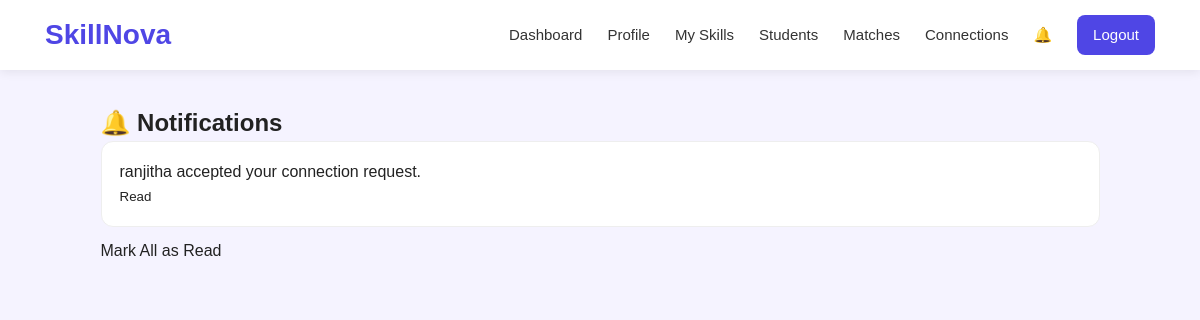
/notifications (signed in), run on the app's committed database.
### tables this page shows
CREATE TABLE notifications (
            id INTEGER PRIMARY KEY AUTOINCREMENT,
            student_id INTEGER,
            message TEXT,
            notification_type TEXT,
            is_read INTEGER DEFAULT 0
        );

### app.py (the view)
@app.route("/notifications")
def notifications():
    if "student_id" not in session:
        return redirect(url_for("login"))
    student_id = session["student_id"]
    conn = get_db()
    notification_list = conn.execute("""
        SELECT *
        FROM notifications
        WHERE student_id = ?
        ORDER BY id DESC
    """, (
        student_id,
    )).fetchall()
    unread_count = conn.execute("""
        SELECT COUNT(*) AS count
        FROM notifications
        WHERE student_id = ?
        AND is_read = 0
    """, (
        student_id,
    )).fetchone()["count"]
    conn.close()
    return render_template(
        "notifications.html",
        notifications=notification_list,
        unread_count=unread_count
    )

### app.py (called while the page is built)
def get_db():
    conn = sqlite3.connect(DATABASE)
    conn.row_factory = sqlite3.Row
    return conn

### templates/notifications.html (shortened to what this page needs)
{% extends "base.html" %}
{% block content %}
<div class="container">
    <h2>🔔 Notifications</h2>
    {% if notifications %}
        {% for notification in notifications %}
        <div class="notification-card
                    ">
            <p>{{ notification['message'] }}</p>
            {% if notification['is_read'] == 0 %}
                <span>New</span>
            {% else %}
                <small>Read</small>
            {% endif %}
        </div>
        {% endfor %}
        <a href="/read_notifications" class="btn">
            Mark All as Read
        </a>
    {% else %}
        <p>No notifications yet.</p>
    {% endif %}
</div>
{% endblock %}

### static/css/style.css (style rules this page uses)
* { margin: 0; padding: 0; box-sizing: border-box; }
html { scroll-behavior: smooth; }
body { font-family: Arial, Helvetica, sans-serif; background: #f5f3ff; color: #222; line-height: 1.5; }
a { text-decoration: none; color: inherit; }
.container { width: 90%; max-width: 1200px; margin: 0 auto; }
.notification-card { background: #ffffff; padding: 18px; border-radius: 12px; border: 1px solid #eeeeee; margin-bottom: 12px; }

### data on the page
notifications: message "ranjitha accepted your connection request.", is_read "Read"
